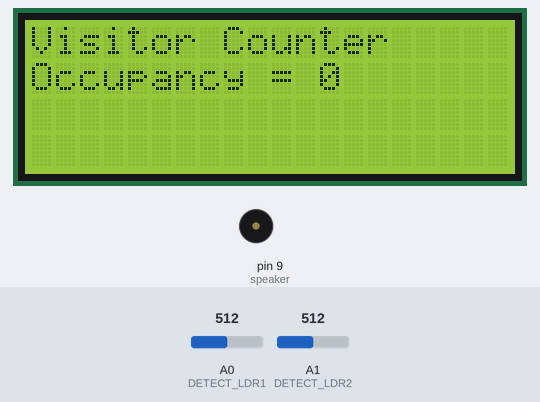
Bench run of a sketch on a simulated Arduino Uno, built with avr-gcc and run on an emulated ATmega328P. On the bench: 20×4 character LCD, buzzer (waves = sounding). Inputs (shaded band) come from the test bench; at power-on: A1 (DETECT_LDR2) = 512, A0 (DETECT_LDR1) = 512. What the sketch prints to the serial monitor is not drawn.

Above: at 1.2 s.
1.3 s: A1 (DETECT_LDR2) set to 313
3.4 s: A1 (DETECT_LDR2) set to 284
At 6.16 s:
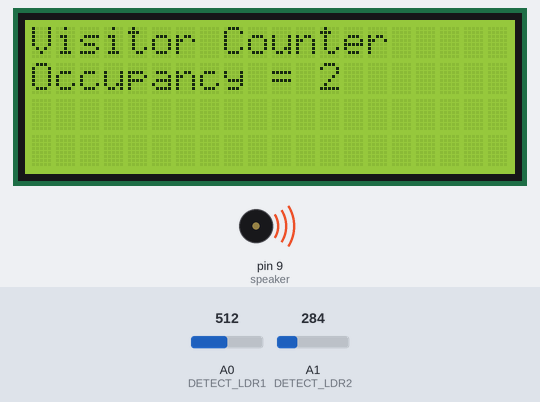
6.4 s: A0 (DETECT_LDR1) set to 319
7.9 s: A0 (DETECT_LDR1) set to 284
At 8.27 s:
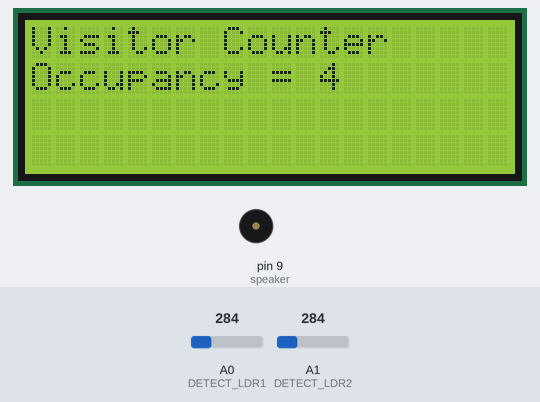
9.4 s: A0 (DETECT_LDR1) set to 306
At 9.8 s:
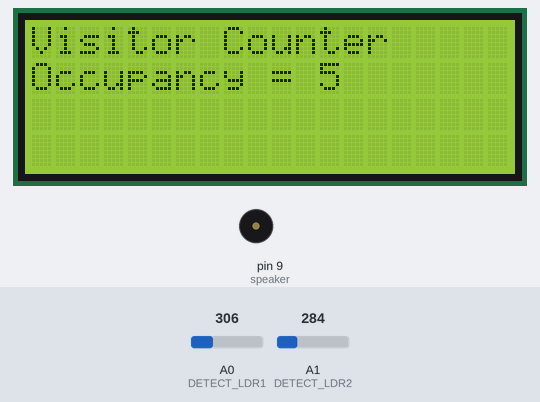
Timing chart, 0 to 13.4 s (numbered marks = the images above; inputs shaded):
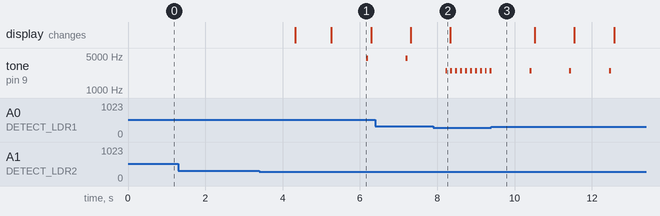

The sketch:

Visitor_Counter_a.ino
```cpp
//%%%%%%%%%%%%%%%%%%%%%%%%%%%%%%%%%%%%%%%%%%%%%%%%%%%%%%%%%%%%%%%%%%%%%%%%%%%%%%%%%%%%%%%%%%%%%%%%%%%%%%%%
// VISITOR COUNTER %%%%%%%%% EMBEDDED SYSTEMS LAB @ TU ILMENAU SS 2021 %%%%%%%%%%%%%%%%%%%%%%%%%%%%%%%%%%%
//%%%%%%%%%%%%%%%%%%%%%%%%%%%%%%%%%%%%%%%%%%%%%%%%%%%%%%%%%%%%%%%%%%%%%%%%%%%%%%%%%%%%%%%%%%%%%%%%%%%%%%%%

#define DETECT_LDR1 A0 // Setting Analog Pin A0 for LDR 1
#define DETECT_LDR2 A1 // Setting Analog Pin A0 for LDR 1

#define speaker 9 // Setting Digital Pin 9 for BUZZER
#include <Wire.h>
#include <LiquidCrystal_I2C.h> // Including I2C Library for our LCD

LiquidCrystal_I2C lcd(0x27,20,4);  // sets the LCD address to 0x27 for a 16 chars and 2 line display
//%%%%%%%%%%%%%%%%%%%%%%%%%%%%%%%%%%%%%%%%%%%%%%%%%%%%%%%%%%%%%%%%%%%%%%%%%%%%%%%%%%%%%%%%%%%%%%%%%%%%%%%%
// Initiazlizing Variables
int count = 0;
int threshold =300;
int i = 0;

//%%%%%%%%%%%%%%%%%%%%%%%%%%%%%%%%%%%%%%%%%%%%%%%%%%%%%%%%%%%%%%%%%%%%%%%%%%%%%%%%%%%%%%%%%%%%%%%%%%%%%%%%
// SET NUMBER OF VISITORS ALLOWED
int warning = 2; // For Low Buzzing Sound We can change this
int cuttoff = 5; // For High Buzzing Sound We can change this
//%%%%%%%%%%%%%%%%%%%%%%%%%%%%%%%%%%%%%%%%%%%%%%%%%%%%%%%%%%%%%%%%%%%%%%%%%%%%%%%%%%%%%%%%%%%%%%%%%%%%%%%%

void setup() {
  Serial.begin(9600);
  pinMode(DETECT_LDR1, INPUT);//define detect input pin
  pinMode(DETECT_LDR2, INPUT);//define detect input pin


  pinMode(speaker, OUTPUT);   //define BuZZer output pin
  lcd.init();                // initialize the LCD
  //lcd.init();
  lcd.backlight();
}

//%%%%%%%%%%%%%%%%%%%%%%%%%%%%%%%%%%%%%%%%%%%%%%%%%%%%%%%%%%%%%%%%%%%%%%%%%%%%%%%%%%%%%%%%%%%%%%%%%%%%%%%%

void loop() {

  int detected_LDR1 = analogRead(DETECT_LDR1);// read Laser sensor
  int detected_LDR2 = analogRead(DETECT_LDR2);// read Laser sensor

//%%%%%%%%%%%%%%%%%%%%%%%%%%%%%%%%%%%%%%%%%%%%%%%%%%%%%%%%%%%%%%%%%%%%%%%%%%%%%%%%%%%%%%%%%%%%%%%%%%%%%%%%
// Main Algorithm:
// If the Laser is cut first at LDR 1 detected by comparing the change of value with threshold
// This Means A Person Just Entered And the Counter is Increased by 1 else keep the counter value
//
// If the Laser is cut first at LDR 2 detected and LDR 1 Value is less then Threshold,
// This Means the Person has just Left and Counter is decremented by 1
//%%%%%%%%%%%%%%%%%%%%%%%%%%%%%%%%%%%%%%%%%%%%%%%%%%%%%%%%%%%%%%%%%%%%%%%%%%%%%%%%%%%%%%%%%%%%%%%%%%%%%%%%

  if(detected_LDR2 < threshold && detected_LDR1 > threshold) // Threshold is set using hit and trial method
  {
    Serial.println("Enterance!"); // Serial Outputs only for Testing Purpose
    count = count + 1;
    delay(900);
  }
  else{count = count;}
  if(detected_LDR2 > threshold && detected_LDR1 < threshold)
  {

    Serial.println("Departure!");
    count = count - 1;
    delay(900);
  }

  //%%%%%%%%%%%%%%%%%%%%%%%%%%%%%%%%%%%%%%%%%%%%%%%%%%%%%%%%%%%%%%%%%%%%%%%%%%%%%%%%%%%%%%%%%%%%%%%%%%%%%%%%
  // Setting The Number of Participants that Are Allowed
  // If Visitors increase the Prdefined Number Called (Warning) Buzzer will produce a LIGHT Beeping Sound
  // If Visitors increase the Warning number upto Maximum Number Called (Cuttoff) Buzzer produces Sharp Beeping
  //%%%%%%%%%%%%%%%%%%%%%%%%%%%%%%%%%%%%%%%%%%%%%%%%%%%%%%%%%%%%%%%%%%%%%%%%%%%%%%%%%%%%%%%%%%%%%%%%%%%%%%%%

  if (count > warning && count < cuttoff){
  //digitalWrite(speaker,HIGH);// set the buzzer ON
  tone(speaker, 4500); // Generating Tone on Buzzer
  delay(50);
  noTone(speaker);
  delay(50);
  }
  else if (count >= cuttoff) {
  tone(speaker, 2500);
  delay(50);
  noTone(speaker);
  delay(50);
  }
  else if (count< warning)
  {digitalWrite(speaker,LOW);}// set the buzzer OFF

  //%%%%%%%%%%%%%%%%%%%%%%%%%%%%%%%%%%%%%%%%%%%%%%%%%%%%%%%%%%%%%%%%%%%%%%%%%%%%%%%%%%%%%%%%%%%%%%%%%%%%%%%%
  // Setting UP LCD
  //%%%%%%%%%%%%%%%%%%%%%%%%%%%%%%%%%%%%%%%%%%%%%%%%%%%%%%%%%%%%%%%%%%%%%%%%%%%%%%%%%%%%%%%%%%%%%%%%%%%%%%%%

  lcd.setCursor(0,0);
  lcd.print("Visitor Counter");

  lcd.setCursor(0,1);

  lcd.print("Occupancy = ");
  lcd.print(count);
  //%%%%%%%%%%%%%%%%%%%%%%%%%%%%%%%%%%%%%%%%%%%%%%%%%%%%%%%%%%%%%%%%%%%%%%%%%%%%%%%%%%%%%%%%%%%%%%%%%%%%%%%%


}
```

Measured:
- the behaviour switches between 300 and 299 on A1 (DETECT_LDR2) (found by bisection; images 0 and 1)
- the behaviour switches between 301 and 300 on A0 (DETECT_LDR1) (found by bisection; images 1 and 2)
- after the input at 1.3 s, every drawn part: stays the same
- after the input at 3.4 s, tone on pin 9 (speaker): silent → 4500 Hz after 2.8 s, → silent 0.05 s later; the display: first changes after 0.93 s (image 1 shows a later state)
- after the input at 7.9 s, tone on pin 9 (speaker): alternates 2500 Hz for 0.05 s and silent for 0.08 s, starting after 0.44 s
- after the input at 9.4 s, tone on pin 9 (speaker): alternates 2500 Hz for 0.05 s and silent for 0.98 s, starting after 0.99 s
